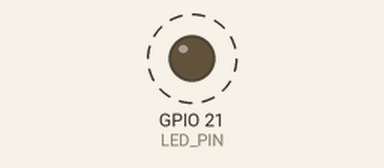
The sketch below on a simulated ESP32-S3. Shown: output pins drawn as LEDs (lit = HIGH). Dashed ring = blinking. What the sketch prints to the serial monitor is not drawn.

Above: at 0.2 s.
Timing chart, 0 to 3.0 s (numbered marks = the images above):
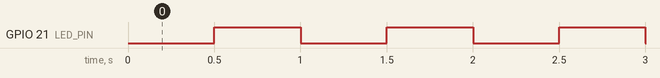

The sketch:

01_LED.ino
```cpp
/*
  V1.3 - Kontakti breadboarda i treptanje
  1. Procitaj kratko ponavljanje i postupak u Wordu iz iste mape.
  2. Uredi samo postavku ili funkciju navedenu u trenutnom koraku.
  3. Spremi, Verify, Upload; Serial Monitor 115200, zatim RESET.
  4. Trazene retke i slike kopiraj u mjesta DOKAZ u istom Wordu.
  Spojeve mijenjaj bez napajanja. Servo ukljuci samo nakon pregleda nastavnika.
*/


// Dio izvornog projekta: P01_LED.ino
/*
  ESP32-S3-CAM, kamera odspojena, bez prosirnog adaptera.
  GPIO21 -> 1 kohm -> anoda LED; katoda -> GND. Logika GPIO: 3,3 V.
  Serial Monitor 115200 samo prikazuje rezultate, ne prima naredbe.
  Promijeni oznaceni dio, provjeri program i ponovno ga ucitaj.
*/
#include <Arduino.h>

enum LedMode { OFF_MODE, ON_MODE, BLINK_MODE, PWM_MODE };
// === UČENIK MIJENJA ===
constexpr LedMode LED_MODE = BLINK_MODE;
constexpr uint32_t BLINK_PERIOD_MS = 1000;  // cijeli ciklus: ON + OFF
constexpr int PWM_DUTY = 128;          // 0..255, samo za PWM_MODE
// === KRAJ UČENIČKOG DIJELA ===

constexpr uint8_t LED_PIN = 21;
constexpr uint32_t PWM_HZ = 5000;
static_assert(BLINK_PERIOD_MS >= 100 && BLINK_PERIOD_MS <= 10000 &&
              BLINK_PERIOD_MS % 2 == 0, "BLINK_PERIOD_MS: paran broj 100..10000");
static_assert(PWM_DUTY >= 0 && PWM_DUTY <= 255, "PWM_DUTY: 0..255");
static_assert(LED_MODE >= OFF_MODE && LED_MODE <= PWM_MODE, "Odaberi postojeci LED_MODE");
bool pwmReady = false;
bool phase = false;
uint32_t lastToggle = 0;
uint32_t lastReport = 0;
uint8_t actualDuty = 0;

void writeDuty(uint8_t value) {
  if (pwmReady && ledcWrite(LED_PIN, value)) actualDuty = value;
  else {
    pwmReady = false;
    Serial.println("GRESKA: LEDC izlaz nije dostupan.");
  }
}

void printStatus() {
  const char *names[] = {"OFF", "ON", "BLINK", "PWM"};
  Serial.printf("mode=%s; duty=%u/255; period_ms=%lu; PWM_ok=%u\n",
                names[LED_MODE], actualDuty,
                (unsigned long)BLINK_PERIOD_MS, pwmReady);
}

void setup() {
  pinMode(LED_PIN, OUTPUT);
  digitalWrite(LED_PIN, LOW);  // izlaz ugasen tijekom pokretanja
  Serial.begin(115200);
  pwmReady = ledcAttach(LED_PIN, PWM_HZ, 8);
  if (pwmReady) writeDuty(0);
  if (pwmReady && LED_MODE == ON_MODE) writeDuty(255);
  if (pwmReady && LED_MODE == PWM_MODE) writeDuty(PWM_DUTY);
  lastToggle = millis();
  Serial.println("P01: postavke su u kodu; Serial Monitor je samo izlaz.");
  printStatus();
}

void loop() {
  const uint32_t now = millis();
  if (pwmReady && LED_MODE == BLINK_MODE &&
      uint32_t(now - lastToggle) >= BLINK_PERIOD_MS / 2) {
    lastToggle = now;
    phase = !phase;
    writeDuty(phase ? 255 : 0);
  }
  if (uint32_t(now - lastReport) >= 1000) {
    lastReport = now;
    printStatus();
  }
}
```

Measured:
- by itself, GPIO 21 (LED_PIN): alternates HIGH for 0.50 s and LOW for 0.50 s
